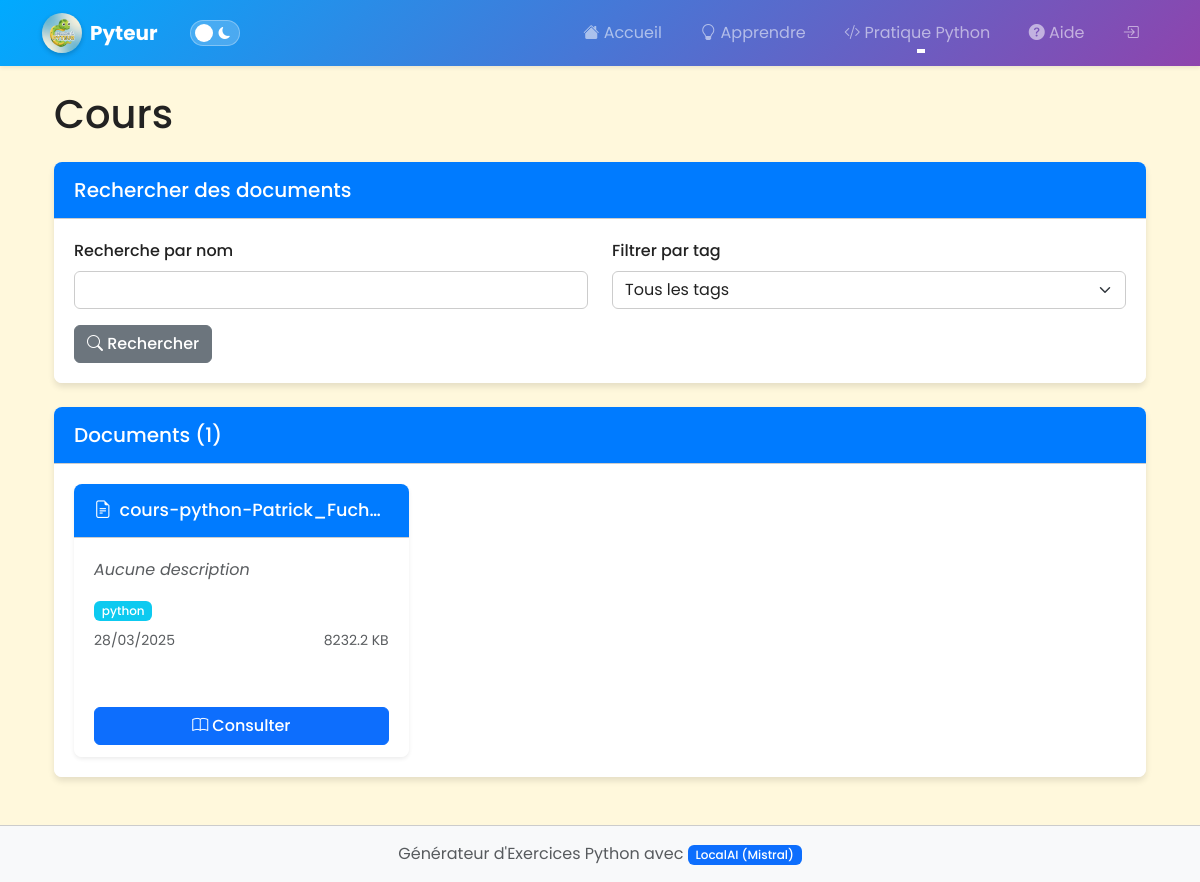
Screenshot of /cours with the database file from the repository.
### models.py (models this page shows)
class Document(db.Model):
    id = db.Column(db.Integer, primary_key=True)
    nom_fichier = db.Column(db.String(255), nullable=False)
    nom_unique = db.Column(db.String(36), unique=True)  # UUID4
    date_upload = db.Column(db.DateTime, default=db.func.current_timestamp())
    taille_fichier = db.Column(db.Integer)  # Taille en octets
    type_mime = db.Column(db.String(100))  # Type MIME du fichier
    description = db.Column(db.Text)  # Description optionnelle
    user_id = db.Column(db.Integer)
    est_cours = db.Column(db.Boolean, default=False)  # Indique si le document est un cours
    tags = db.relationship('Tag', secondary='document_tags', backref='documents')

class Tag(db.Model):
    id = db.Column(db.Integer, primary_key=True)
    nom = db.Column(db.String(50), unique=True)

### routes/ged.py (the view)
    @app.route('/cours')
    def cours():
        query = request.args.get('q', '')
        tag = request.args.get('tag', '')
        documents_query = Document.query.filter_by(est_cours=True)
        if query:
            documents_query = documents_query.filter(Document.nom_fichier.ilike(f'%{query}%'))
        if tag:
            documents_query = documents_query.join(Document.tags).filter(Tag.nom == tag)
        documents = documents_query.order_by(Document.date_upload.desc()).all()
        tags = Tag.query.order_by(Tag.nom).all()
        return render_template('cours.html', documents=documents, tags=tags, query=query, selected_tag=tag)

### templates/old/cours.html (shortened to what this page needs)
{% extends "layout.html" %}
{% block content %}
<div class="container">
    <h1 class="mb-4">Cours</h1>
    <div class="card mb-4">
        <div class="card-header bg-secondary text-white">
            <h5 class="mb-0">Rechercher des documents</h5>
        </div>
        <div class="card-body">
            <form action="{{ url_for('cours') }}" method="get">
                <div class="row">
                    <div class="col-md-6 mb-3">
                        <label for="q" class="form-label">Recherche par nom</label>
                        <input type="text" class="form-control" id="q" name="q" value="{{ query|default('') }}">
                    </div>
                    <div class="col-md-6 mb-3">
                        <label for="tag" class="form-label">Filtrer par tag</label>
                        <select class="form-select" id="tag" name="tag">
                            <option value="">Tous les tags</option>
                        </select>
                    </div>
                </div>
                <button type="submit" class="btn btn-secondary">
                    <i class="bi bi-search"></i> Rechercher
                </button>
            </form>
        </div>
    </div>
    <div class="card">
        <div class="card-header bg-dark text-white">
            <h5 class="mb-0">Documents ({{ documents|length }})</h5>
        </div>
        <div class="card-body">
            {% if documents %}
            <div class="row row-cols-1 row-cols-md-2 row-cols-lg-3 g-4">
                {% for document in documents %}
                <div class="col">
                    <div class="card h-100 shadow-sm">
                        <div class="card-header bg-light">
                            <h5 class="card-title text-truncate mb-0" title="{{ document.nom_fichier }}">
                                <i class="bi bi-file-earmark-text me-2"></i>{{ document.nom_fichier }}
                            </h5>
                        </div>
                        <div class="card-body">
                            {% if document.description %}
                            <p class="card-text">{{ document.description }}</p>
                            {% else %}
                            <p class="card-text text-muted fst-italic">Aucune description</p>
                            {% endif %}
                            <div class="mb-2">
                                {% for tag in document.tags %}
                                <a href="{{ url_for('cours', tag=tag.nom) }}" class="badge bg-info text-decoration-none">
                                    {{ tag.nom }}
                                </a>
                                {% endfor %}
                            </div>
                            <div class="d-flex justify-content-between align-items-center">
                                <small class="text-muted">{{ document.date_upload.strftime('%d/%m/%Y') }}</small>
                                <small class="text-muted">{{ (document.taille_fichier / 1024)|round(1) }} KB</small>
                            </div>
                        </div>
                        <div class="card-footer bg-white border-top-0">
                            <a href="{{ url_for('view_document', document_id=document.id) }}" class="btn btn-primary w-100" target="_blank">
                                <i class="bi bi-book"></i> Consulter
                            </a>
                        </div>
                    </div>
                </div>
                {% endfor %}
            </div>
            {% else %}
            <div class="alert alert-info">
                <i class="bi bi-info-circle"></i> Aucun document trouvé.
            </div>
            {% endif %}
        </div>
    </div>
</div>
{% endblock %}

### static/style.css (style rules this page uses)
:root { --primary-color: #00aaff; --secondary-color: #8e44ad; --accent-color: #ff5733; --success-color: #2ecc71; --warning-color: #f1c40f; --info-color: #00ffcc; --bg-color: #f0f8ff; --text-color: #222; --card-bg: #ffffff; --input-bg: #ffffff; --input-text: #222; --border-color: #ccc; --code-bg: #1e1e2f; --code-color: #f8f8f2; --footer-bg: #e0e0e0; --modal-bg: #ffffff; --modal-text: #222; --nav-bg: linear-gradient(135deg, var(--primary-color), var(--secondary-color)); --nav-text: #ffffff; --light-color: #ecf0f1; --dark-color: #2c3e50; --transition-speed: 0.3s; --box-shadow: 0 4px 6px rgba(0, 0, 0, 0.1); --hover-shadow: 0 6px 12px rgba(0, 0, 0, 0.15); }
body { font-family: 'Poppins', sans-serif; background-color: #fff8dc; color: var(--text-color); transition: background-color var(--transition-speed), color var(--transition-speed); }
.card-header { background-color: #007bff !important; color: white !important; font-family: 'Poppins', sans-serif; font-weight: 600; border-radius: 0.5rem 0.5rem 0 0; }
.card { border-radius: 0.5rem; overflow: hidden; }
.btn { border-radius: 0.5rem; font-weight: 500; }
.card { box-shadow: var(--box-shadow); border: none; margin-bottom: 1.5rem; transition: all var(--transition-speed); border-radius: 0.5rem; overflow: hidden; background-color: var(--card-bg); color: var(--text-color); }
.card-header { font-weight: 600; padding: 1rem 1.25rem; background-color: rgba(0, 0, 0, 0.03); border-bottom: 1px solid var(--border-color); }
.card-body { background-color: var(--card-bg); }
.card { animation: fadeIn 0.5s ease-out; }
.form-label { font-weight: 500; transition: all var(--transition-speed); color: var(--text-color); }
.form-select, .form-control { transition: all var(--transition-speed); border-radius: 0.375rem; background-color: var(--input-bg); color: var(--input-text); border-color: var(--border-color); }
.btn { transition: all var(--transition-speed); border-radius: 0.375rem; position: relative; overflow: hidden; }
.btn::after { content: ''; position: absolute; top: 50%; left: 50%; width: 5px; height: 5px; background: rgba(255, 255, 255, 0.5); opacity: 0; border-radius: 100%; transform: scale(1, 1) translate(-50%, -50%); transform-origin: 50% 50%; }
.badge { transition: all var(--transition-speed); font-weight: 500; }

### templates/old/cours.html (style rules this page uses)
.card-header .card-title { font-size: 1.1rem; }
.card-body { padding: 1.25rem; }
.card-footer { padding: 0.75rem 1.25rem; }
.col .card { transition: transform 0.3s ease, box-shadow 0.3s ease; }

### rows the page displays
Document: nom_fichier "cours-python-Patrick_Fuch…", description "Aucune description", date_upload "28/03/2025", (document.taille_fichier/1024)|round(1) "8232.2"
Tag: nom "python"

### other values shown
{{ documents|length }} "1"
